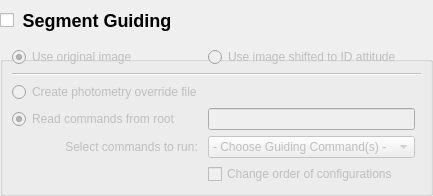
         <widget class="QGroupBox" name="groupBox_segmentGuiding">
          <property name="sizePolicy">
           <sizepolicy hsizetype="Minimum" vsizetype="Preferred">
            <horstretch>0</horstretch>
            <verstretch>0</verstretch>
           </sizepolicy>
          </property>
          <property name="minimumSize">
           <size>
            <width>0</width>
            <height>0</height>
           </size>
          </property>
          <property name="styleSheet">
           <string notr="true">QGroupBox { font-size: 18px; font-weight: bold; margin-top: 35px } QGroupBox::title { top: -25px }</string>
          </property>
          <property name="title">
           <string>Segment Guiding</string>
          </property>
          <property name="checkable">
           <bool>true</bool>
          </property>
          <property name="checked">
           <bool>false</bool>
          </property>
          <layout class="QGridLayout" name="gridLayout_5">
           <item row="3" column="1">
            <widget class="QLineEdit" name="lineEdit_regfileSegmentGuiding">
             <property name="toolTip">
              <string>Path to root where there are file(s) containing guide and reference star locations and brightness</string>
             </property>
            </widget>
           </item>
           <item row="3" column="0">
            <widget class="QRadioButton" name="radioButton_regfileSegmentGuiding">
             <property name="toolTip">
              <string>Define one or more commands with guide and reference stars by loading their locations and brightness loaded from a file</string>
             </property>
             <property name="text">
              <string>Read commands from root</string>
             </property>
             <property name="checked">
              <bool>true</bool>
             </property>
             <attribute name="buttonGroup">
              <string notr="true">buttonGroup_segmentGuiding</string>
             </attribute>
            </widget>
           </item>
           <item row="2" column="0">
            <widget class="QRadioButton" name="radioButton_photometryOverride">
             <property name="toolTip">
              <string>Have stacked PSFs so only need to override the photometry</string>
             </property>
             <property name="text">
              <string>Create photometry override file</string>
             </property>
             <attribute name="buttonGroup">
              <string notr="true">buttonGroup_segmentGuiding</string>
             </attribute>
            </widget>
           </item>
           <item row="0" column="1">
            <widget class="QRadioButton" name="radioButton_shifted">
             <property name="text">
              <string>Use image shifted to ID attitude</string>
             </property>
             <property name="checkable">
              <bool>true</bool>
             </property>
             <property name="checked">
              <bool>false</bool>
             </property>
             <attribute name="buttonGroup">
              <string notr="true">buttonGroup_segmentGuiding_idAttitude</string>
             </attribute>
            </widget>
           </item>
           <item row="0" column="0">
            <widget class="QRadioButton" name="radioButton_unshifted">
             <property name="text">
              <string>Use original image</string>
             </property>
             <property name="checkable">
              <bool>true</bool>
             </property>
             <property name="checked">
              <bool>true</bool>
             </property>
             <attribute name="buttonGroup">
              <string notr="true">buttonGroup_segmentGuiding_idAttitude</string>
             </attribute>
            </widget>
           </item>
           <item row="1" column="0" colspan="3">
            <widget class="Line" name="line">
             <property name="orientation">
              <enum>Qt::Horizontal</enum>
             </property>
            </widget>
           </item>
           <item row="4" column="1">
            <widget class="CheckableComboBox" name="comboBox_guidingcommands">
             <property name="toolTip">
              <string>Select guiding commands to include when writing out segment override file(s)</string>
             </property>
             <item>
              <property name="text">
               <string>- Choose Guiding Command(s) - </string>
              </property>
             </item>
            </widget>
           </item>
           <item row="4" column="0">
            <widget class="QLabel" name="label_guidingcommands">
             <property name="toolTip">
              <string>Select guiding commands to include when writing out segment override file(s)</string>
             </property>
             <property name="text">
              <string>                Select commands to run:</string>
             </property>
            </widget>
           </item>
           <item row="5" column="1">
            <widget class="QCheckBox" name="checkBox_configorder">
             <property name="toolTip">
              <string>Change the order of the guiding commands from the order in the drop down box above</string>
             </property>
             <property name="text">
              <string>Change order of configurations</string>
             </property>
            </widget>
           </item>
          </layout>
         </widget>
